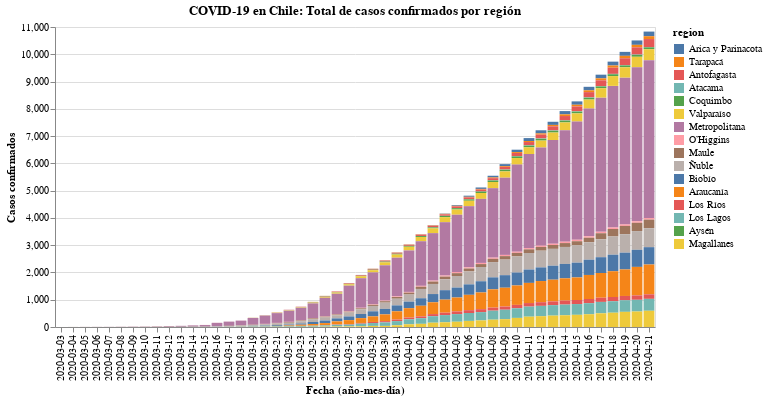

Source (notebook cell):
### Code cell
#hide_input
selection = alt.selection_multi(fields=['casos'], bind='legend')

bars = alt.Chart(data).mark_bar().encode(
    x=alt.X('date:O', axis=alt.Axis(title='Fecha (año-mes-día)')),
    y=alt.Y('casos', axis=alt.Axis(title='Casos confirmados')),
    color=alt.Color('region:N', sort=regiones),
    order=alt.Order(
    # Sort the segments of the bars by this field
    'codigo region',
    sort='descending'
    ),
    ).add_selection(
    selection
).properties(
    title='COVID-19 en Chile: Total de casos confirmados por región'
)
    
# text = bars.mark_text(
#     align='left',
#     baseline='middle',
#     dx=3  # Nudges text to right so it doesn't appear on top of the bar
# ).encode(
#     text='sum(pacientes):Q'
# )

bars.configure_title(
    fontSize=20,
    font='Courier',
    anchor='start',
    color='gray'
)

bars.properties(width=600, height=300)
# (bars + text).properties(width=600, height=300)

### Figure 1 — Vega-Lite specification as saved in the notebook (floating-point values rounded to 4 significant figures; data arrays with more than 128 entries replaced by an {"elided": "..."} marker saying what was removed)
{"config": {"view": {"continuousWidth": 400, "continuousHeight": 300}}, "data": {"name": "data-942f582893ed12147acf7d48c6b74d72"}, "mark": "bar", "encoding": {"color": {"type": "nominal", "field": "region", "sort": ["Arica y Parinacota", "Tarapacá", "Antofagasta", "Atacama", "Coquimbo", "Valparaíso", "Metropolitana", "O’Higgins", "Maule", "Ñuble", "Biobío", "Araucanía", "Los Ríos", "Los Lagos", "Aysén", "Magallanes"]}, "order": {"type": "quantitative", "field": "codigo region", "sort": "descending"}, "x": {"type": "ordinal", "axis": {"title": "Fecha (año-mes-día)"}, "field": "date"}, "y": {"type": "quantitative", "axis": {"title": "Casos confirmados"}, "field": "casos"}}, "height": 300, "selection": {"selector001": {"type": "multi", "fields": ["casos"], "bind": "legend"}}, "title": "COVID-19 en Chile: Total de casos confirmados por región", "width": 600, "$schema": "https://vega.github.io/schema/vega-lite/v4.8.1.json", "datasets": {"data-942f582893ed12147acf7d48c6b74d72": {"elided": "800 records"}}}
